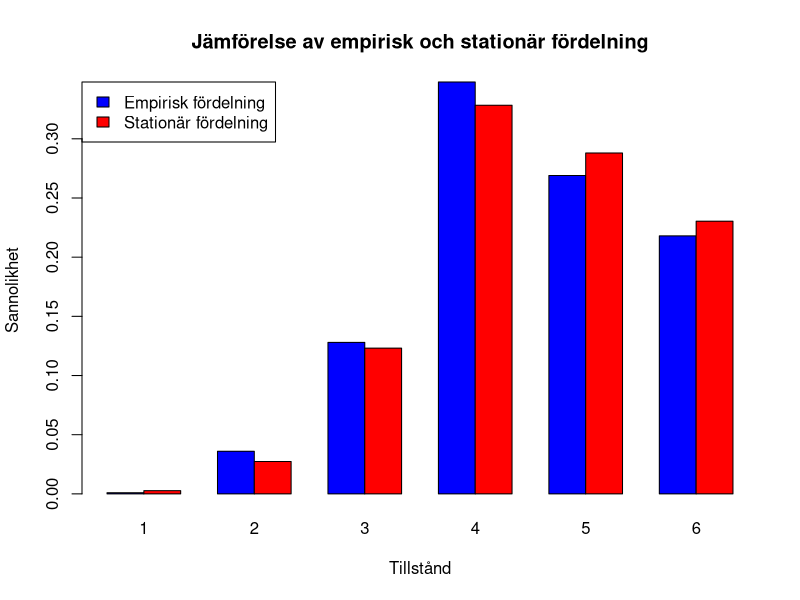

The R script that drew this image:
## ---- chunk 1
P <- matrix(c(0, 0, 0, 0.4, 0, 0.6,
0.1, 0.1, 0, 0.4, 0, 0.4,
0, 0.2, 0.2, 0.3, 0, 0.3,
0, 0, 0.3, 0.5, 0, 0.2,
0, 0, 0, 0.4, 0.6, 0,
0, 0, 0, 0, 0.5, 0.5),
nrow = 6,
ncol = 6,
byrow = TRUE)

mpow <- function(A, n) {
resultat <- diag(nrow(A))
potens <- n
while (potens > 0) {
resultat <- A %*% resultat
potens <- potens - 1
}
return(resultat)
}
## ---- chunk 2

Res <- mpow(P,4)
Res2 <- mpow(P,7)
Res3 <- mpow(P,14)
Res4 <- mpow(P,90)

print(Res[6,]) #a)
print(Res2[6,]) #b)
print(Res3[6,]) #c)
print(Res4[6,]) #d)
## ---- chunk 3
print(Res[3,]) #a)
print(Res2[3,]) #b)
print(Res3[3,]) #c)
print(Res4[3,]) #d)
## ---- chunk 4
mpow <- function(A, n) {
resultat <- diag(nrow(A))
potens <- n
while (potens > 0) {
resultat <- A %*% resultat
potens <- potens - 1
}
return(resultat)
}

rows_equal <- function(A, d = 4) {
A_new <- trunc(A * 10^d) # förstora talet och ta heltalsdelen
for (k in 2:nrow(A_new)) {
# Kolla om alla element i rad 1 är lika med motsvarande element i rad k
if (!all(A_new[1, ] == A_new[k, ])) {
# Om något element skiljer sig så är raderna ej lika
return(FALSE)
}
}
# Hamnar vi här så var alla rader lika
return(TRUE)
}

matrices_equal <- function(A, B, d = 4) {
A_new <- trunc(A * 10^d)
B_new <- trunc(B * 10^d)
if (all(A_new == B_new)) {
return(TRUE)
} else {
return(FALSE)
}
}

# Funktion för att hitta det minsta n där P^n konvergerar enligt kriterierna
find_convergence <- function(P, max_iter = 1000, d = 4) {
  n <- 1
  while (n <= max_iter) {
    P_n <- mpow(P, n)       # Beräkna P^n
    P_n_plus_1 <- mpow(P, n + 1)  # Beräkna P^{n+1}
    
    # Kontrollera om P^n ≈ P^{n+1} och om alla rader i P^n är identiska
    if (matrices_equal(P_n, P_n_plus_1, d) && rows_equal(P_n, d)) {
      cat("Konvergens uppnådd vid n =", n, "\n")
      cat("En rad i P^n (med 4 decimalers noggrannhet):\n")
      print(round(P_n[1, ], d))  # Skriv ut en rad med 4 decimaler
      return(n)
    }
    
    n <- n + 1  # Öka n och fortsätt loopen
  }
  
  cat("Ingen konvergens hittades inom", max_iter, "iterationer.\n")
  return(NA)
}
find_convergence(P)
## ---- chunk 5
# Funktion för att beräkna den stationära fördelningen
stationary_distribution <- function(P) {
  n <- nrow(P)  # Antal tillstånd
  I <- diag(n)  # Identitetsmatris
  
  # Skapa ekvationssystemet: pi (I - P) = 0 och sum(pi) = 1
  A <- t(I - P)  # Transponera (I - P) för att matcha ekvationen pi (I - P) = 0
  A <- rbind(A, rep(1, n))  # Lägg till ekvationen sum(pi) = 1
  
  # Högerled: en vektor med nollor och en etta
  b <- c(rep(0, n), 1)
  
  # Lös ekvationssystemet med minsta kvadratmetoden (eftersom systemet är överbestämt)
  pi <- qr.solve(A, b)
  
  return(pi)
}
pi <- stationary_distribution(P)
print("Den stationära fördelningen är:")
print(pi)
## ---- chunk 6
# Funktion för att simulera Markovkedjan
simulate_markov_chain <- function(P, start_state, n_days) {
  n_states <- nrow(P)  
  states <- numeric(n_days)  
  states[1] <- start_state  

  for (day in 2:n_days) {  
    states[day] <- sample(1:n_states, size = 1, prob = P[states[day - 1], ])  
  }  

  return(states)  
}

# Funktion för att beräkna den empiriska fördelningen
empirical_distribution <- function(states, n_states) {
  counts <- table(factor(states, levels = 1:n_states))  # Räkna antalet dagar i varje tillstånd
  distribution <- counts / length(states)  # Normalisera till en fördelning
  return(distribution)
}

# Exempel på användning

start_state <- 5  # Starta i tillstånd 5
n_days <- 1000  # Simulera 1000 dagar

# Simulera Markovkedjan
states <- simulate_markov_chain(P, start_state, n_days)

# Beräkna den empiriska fördelningen
emp_dist <- empirical_distribution(states, nrow(P))

# Beräkna den stationära fördelningen
pi <- stationary_distribution(P)

# Skapa ett stapeldiagram för att jämföra fördelningarna
barplot(rbind(emp_dist, pi), beside = TRUE, col = c("blue", "red"),
        names.arg = 1:nrow(P), xlab = "Tillstånd", ylab = "Sannolikhet",
        main = "Jämförelse av empirisk och stationär fördelning",
        legend.text = c("Empirisk fördelning", "Stationär fördelning"),
        args.legend = list(x = "topleft"))

## ---- chunk 7
# Funktion för att beräkna den empiriska sannolikheten
empirical_probability <- function(states) {
  count_Xn_minus_1_2_and_Xn_6 <- 0  # Räkna antalet gånger X_{n-1} = 2 och X_n = 6
  count_Xn_6 <- 0  # Räkna antalet gånger X_n = 6
  
  for (n in 2:length(states)) {
    if (states[n] == 6) {
      count_Xn_6 <- count_Xn_6 + 1
      if (states[n - 1] == 2) {
        count_Xn_minus_1_2_and_Xn_6 <- count_Xn_minus_1_2_and_Xn_6 + 1
      }
    }
  }
  
  # Beräkna den empiriska sannolikheten
  if (count_Xn_6 > 0) {
    prob <- count_Xn_minus_1_2_and_Xn_6 / count_Xn_6
  } else {
    prob <- 0  # Undvik division med noll om 6 inte förekommer
  }
  
  return(prob)  # Returnera den empiriska sannolikheten
}

# Använd simuleringen från uppgift 3
states <- simulate_markov_chain(P, start_state = 5, n_days = 1000)

# Beräkna den empiriska sannolikheten
emp_prob <- empirical_probability(states)
print(paste("Empirisk sannolikhet: ", round(emp_prob, 4)))
## ---- chunk 8
# Teoretisk sannolikhet med Bayes formel
theoretical_probability <- function(P, pi, state_prev = 2, state_current = 6) {
  # Sannolikheten att gå från state_prev till state_current
  P_prev_current <- P[state_prev, state_current]
  
  # Stationära sannolikheter för state_prev och state_current
  pi_prev <- pi[state_prev]
  pi_current <- pi[state_current]
  
  # Beräkna den teoretiska sannolikheten med Bayes formel
  if (pi_current > 0) {
    prob <- (P_prev_current * pi_prev) / pi_current
  } else {
    prob <- 0  # Undvik division med noll om pi_current är 0
  }
  
  return(prob)
}

# Exempel på användning
prob_theoretical <- theoretical_probability(P, pi)
print(paste("Teoretisk sannolikhet: ", round(prob_theoretical, 4)))
